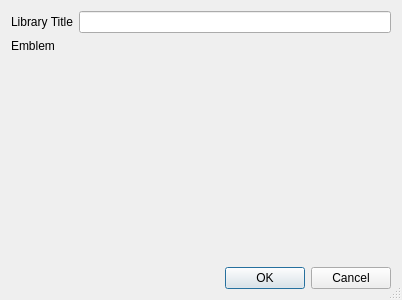
<?xml version="1.0" encoding="UTF-8"?>
<ui version="4.0">
 <class>createLibraryDialog</class>
 <widget class="QDialog" name="createLibraryDialog">
  <property name="geometry">
   <rect>
    <x>0</x>
    <y>0</y>
    <width>400</width>
    <height>300</height>
   </rect>
  </property>
  <property name="sizePolicy">
   <sizepolicy hsizetype="Fixed" vsizetype="Fixed">
    <horstretch>0</horstretch>
    <verstretch>0</verstretch>
   </sizepolicy>
  </property>
  <property name="minimumSize">
   <size>
    <width>400</width>
    <height>300</height>
   </size>
  </property>
  <property name="maximumSize">
   <size>
    <width>400</width>
    <height>300</height>
   </size>
  </property>
  <property name="windowTitle">
   <string>Create a library</string>
  </property>
  <property name="sizeGripEnabled">
   <bool>true</bool>
  </property>
  <property name="modal">
   <bool>false</bool>
  </property>
  <layout class="QGridLayout" name="gridLayout">
   <property name="sizeConstraint">
    <enum>QLayout::SetMinAndMaxSize</enum>
   </property>
   <item row="0" column="0">
    <layout class="QFormLayout" name="formLayout">
     <property name="fieldGrowthPolicy">
      <enum>QFormLayout::ExpandingFieldsGrow</enum>
     </property>
     <property name="labelAlignment">
      <set>Qt::AlignLeading|Qt::AlignLeft|Qt::AlignVCenter</set>
     </property>
     <property name="formAlignment">
      <set>Qt::AlignLeading|Qt::AlignLeft|Qt::AlignTop</set>
     </property>
     <item row="0" column="0">
      <widget class="QLabel" name="libraryTitleLabel">
       <property name="text">
        <string>Library Title</string>
       </property>
      </widget>
     </item>
     <item row="0" column="1">
      <widget class="QLineEdit" name="text_libraryTitle">
       <property name="sizePolicy">
        <sizepolicy hsizetype="MinimumExpanding" vsizetype="Fixed">
         <horstretch>0</horstretch>
         <verstretch>0</verstretch>
        </sizepolicy>
       </property>
      </widget>
     </item>
     <item row="1" column="0">
      <widget class="QLabel" name="emblemLabel">
       <property name="text">
        <string>Emblem</string>
       </property>
      </widget>
     </item>
     <item row="1" column="1">
      <widget class="QWidget" name="emblemsContainer" native="true"/>
     </item>
    </layout>
   </item>
   <item row="1" column="0">
    <widget class="QDialogButtonBox" name="buttonBox">
     <property name="sizePolicy">
      <sizepolicy hsizetype="Preferred" vsizetype="Fixed">
       <horstretch>0</horstretch>
       <verstretch>0</verstretch>
      </sizepolicy>
     </property>
     <property name="minimumSize">
      <size>
       <width>380</width>
       <height>0</height>
      </size>
     </property>
     <property name="orientation">
      <enum>Qt::Horizontal</enum>
     </property>
     <property name="standardButtons">
      <set>QDialogButtonBox::Cancel|QDialogButtonBox::Ok</set>
     </property>
     <property name="centerButtons">
      <bool>false</bool>
     </property>
    </widget>
   </item>
  </layout>
 </widget>
 <resources/>
 <connections>
  <connection>
   <sender>buttonBox</sender>
   <signal>accepted()</signal>
   <receiver>createLibraryDialog</receiver>
   <slot>accept()</slot>
   <hints>
    <hint type="sourcelabel">
     <x>248</x>
     <y>254</y>
    </hint>
    <hint type="destinationlabel">
     <x>157</x>
     <y>274</y>
    </hint>
   </hints>
  </connection>
  <connection>
   <sender>buttonBox</sender>
   <signal>rejected()</signal>
   <receiver>createLibraryDialog</receiver>
   <slot>reject()</slot>
   <hints>
    <hint type="sourcelabel">
     <x>316</x>
     <y>260</y>
    </hint>
    <hint type="destinationlabel">
     <x>286</x>
     <y>274</y>
    </hint>
   </hints>
  </connection>
 </connections>
</ui>
